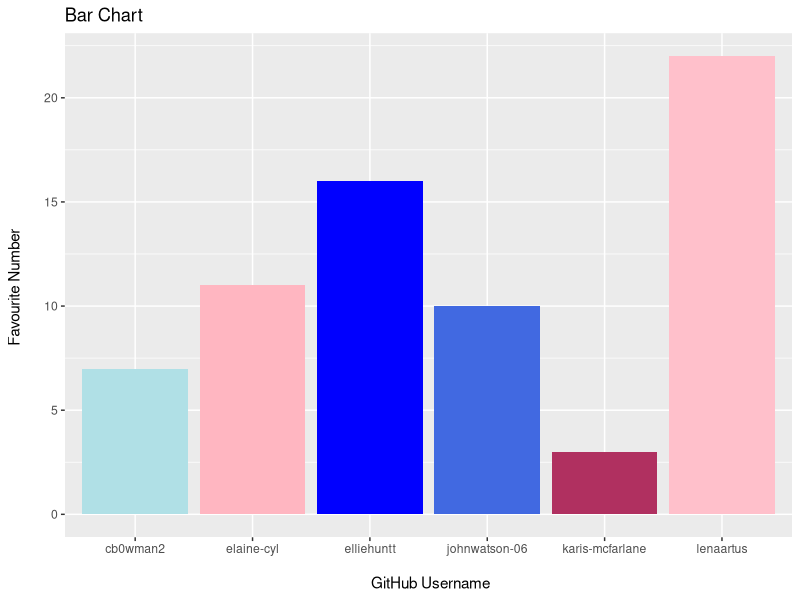
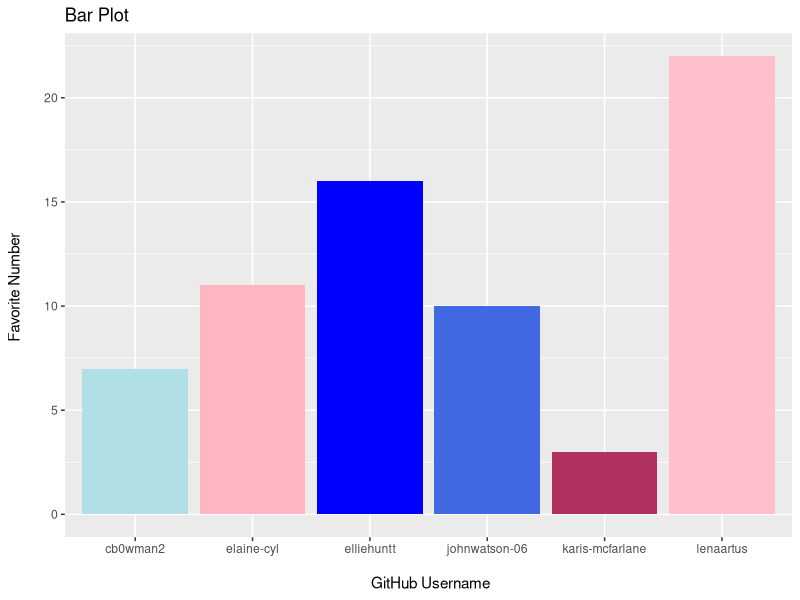
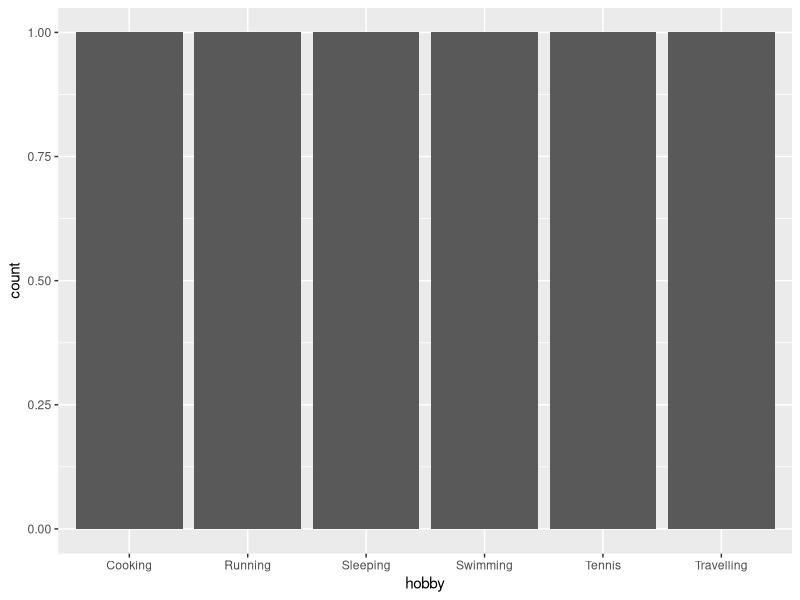

Generate these figures, in order, with R:
## ---- chunk 1
library(tidyverse) 
## ---- chunk 2
team_data <- tibble(
  name = c("Caitlin", "Karis", "Lena", 
           "Ellie", "John", "Elaine"),
  github_username = c("cb0wman2", "karis-mcfarlane", "lenaartus", 
                      "elliehuntt", "johnwatson-06", "elaine-cyl"), 
  colour = c("powderblue", "maroon", "pink", 
             "blue", "royalblue", "lightpink"),
  hobby = c("Swimming", "Sleeping", "Running", 
            "Cooking", "Tennis", "Travelling"),
  favourite_number = c(7, 3, 22, 16, 10, 11)
  )

team_data
## ---- chunk 3
p1 <- ggplot(data = team_data, 
             mapping = aes(x = github_username, 
                           y = favourite_number,
                           fill = colour), 
             ) +
  labs(x = "\n GitHub Username",
       y = "Favourite Number \n",
       title = "Bar Chart") +
   geom_col() +
   scale_fill_identity()
p1
## ---- chunk 4
p1 + labs(x = "\n GitHub Username", 
          y = "Favorite Number \n",
          title = "Bar Plot")
## ---- chunk 5
p2 <- ggplot(team_data, aes(x = hobby)) +
  geom_bar()
p2
